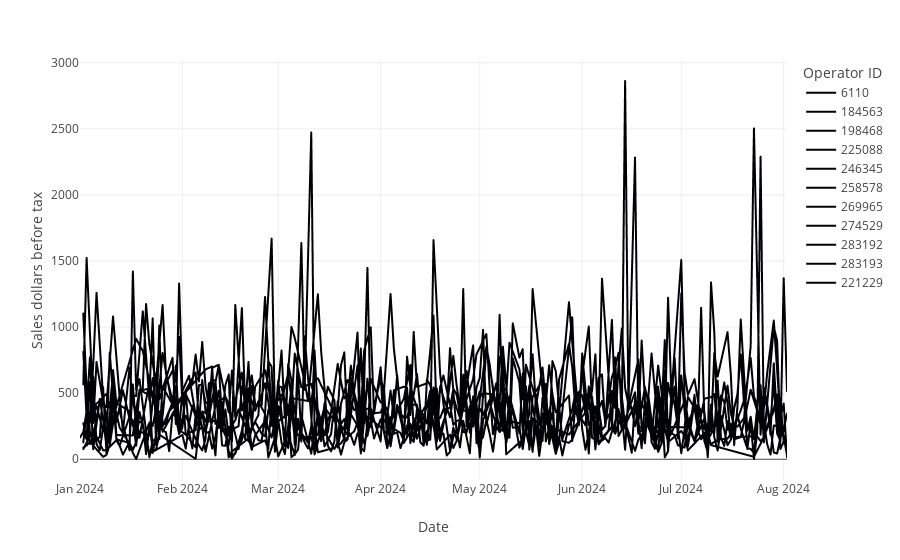

The notebook cell saved with this chart:
### Code cell
daily_df = df.groupby(by=['Date','Operator ID'])[target].sum().reset_index()
fig = px.line(daily_df, x="Date", y=target, color='Operator ID')
fig

### Figure 1 — Plotly figure (JSON) as saved in the notebook; plotly's stock layout.template omitted (floating-point values rounded to 4 significant figures; data arrays with more than 128 entries replaced by an {"elided": "..."} marker saying what was removed)
{"data": [{"hovertemplate": "Operator ID=6110<br>Date=%{x}<br>Sales dollars before tax=%{y}<extra></extra>", "legendgroup": "6110", "line": {"color": "#000001", "dash": "solid"}, "marker": {"symbol": "circle"}, "mode": "lines", "name": "6110", "showlegend": true, "type": "scattergl", "x": {"elided": "210 str values"}, "xaxis": "x", "y": {"elided": "210 float values"}, "yaxis": "y"}, {"hovertemplate": "Operator ID=184563<br>Date=%{x}<br>Sales dollars before tax=%{y}<extra></extra>", "legendgroup": "184563", "line": {"color": "#000002", "dash": "solid"}, "marker": {"symbol": "circle"}, "mode": "lines", "name": "184563", "showlegend": true, "type": "scattergl", "x": {"elided": "164 str values"}, "xaxis": "x", "y": {"elided": "164 float values"}, "yaxis": "y"}, {"hovertemplate": "Operator ID=198468<br>Date=%{x}<br>Sales dollars before tax=%{y}<extra></extra>", "legendgroup": "198468", "line": {"color": "#000003", "dash": "solid"}, "marker": {"symbol": "circle"}, "mode": "lines", "name": "198468", "showlegend": true, "type": "scattergl", "x": {"elided": "153 str values"}, "xaxis": "x", "y": {"elided": "153 float values"}, "yaxis": "y"}, {"hovertemplate": "Operator ID=225088<br>Date=%{x}<br>Sales dollars before tax=%{y}<extra></extra>", "legendgroup": "225088", "line": {"color": "#000004", "dash": "solid"}, "marker": {"symbol": "circle"}, "mode": "lines", "name": "225088", "showlegend": true, "type": "scattergl", "x": ["2024-01-02T00:00:00", "2024-01-03T00:00:00", "2024-01-05T00:00:00", "2024-01-09T00:00:00", "2024-01-10T00:00:00", "2024-01-11T00:00:00", "2024-01-12T00:00:00", "2024-01-14T00:00:00", "2024-01-16T00:00:00", "2024-01-17T00:00:00", "2024-01-18T00:00:00", "2024-01-20T00:00:00", "2024-01-22T00:00:00", "2024-01-23T00:00:00", "2024-01-24T00:00:00", "2024-01-25T00:00:00", "2024-01-29T00:00:00", "2024-01-30T00:00:00", "2024-01-31T00:00:00", "2024-02-01T00:00:00", "2024-02-03T00:00:00", "2024-02-05T00:00:00", "2024-02-06T00:00:00"], "xaxis": "x", "y": [566.1, 1524.0, 396.1, 494.2, 388.8, 646.6, 281.6, 521.8, 306.7, 481.0, 478.2, 1119.0, 446.9, 614.3, 426.6, 454.4, 767.4, 266.9, 1330.0, 516.8, 631.8, 335.2, 298.4], "yaxis": "y"}, {"hovertemplate": "Operator ID=246345<br>Date=%{x}<br>Sales dollars before tax=%{y}<extra></extra>", "legendgroup": "246345", "line": {"color": "#000005", "dash": "solid"}, "marker": {"symbol": "circle"}, "mode": "lines", "name": "246345", "showlegend": true, "type": "scattergl", "x": {"elided": "136 str values"}, "xaxis": "x", "y": {"elided": "136 float values"}, "yaxis": "y"}, {"hovertemplate": "Operator ID=258578<br>Date=%{x}<br>Sales dollars before tax=%{y}<extra></extra>", "legendgroup": "258578", "line": {"color": "#000006", "dash": "solid"}, "marker": {"symbol": "circle"}, "mode": "lines", "name": "258578", "showlegend": true, "type": "scattergl", "x": ["2024-01-02T00:00:00", "2024-01-03T00:00:00", "2024-01-04T00:00:00", "2024-01-08T00:00:00", "2024-01-09T00:00:00", "2024-01-10T00:00:00", "2024-01-11T00:00:00", "2024-01-13T00:00:00", "2024-01-16T00:00:00", "2024-01-17T00:00:00", "2024-01-18T00:00:00", "2024-01-22T00:00:00", "2024-01-23T00:00:00", "2024-01-24T00:00:00", "2024-01-25T00:00:00", "2024-02-05T00:00:00", "2024-02-06T00:00:00", "2024-02-07T00:00:00", "2024-02-08T00:00:00", "2024-02-12T00:00:00", "2024-02-13T00:00:00", "2024-02-14T00:00:00", "2024-02-15T00:00:00", "2024-02-16T00:00:00", "2024-02-19T00:00:00", "2024-02-20T00:00:00", "2024-02-21T00:00:00", "2024-02-22T00:00:00", "2024-02-26T00:00:00", "2024-02-27T00:00:00", "2024-02-28T00:00:00", "2024-02-29T00:00:00", "2024-03-02T00:00:00", "2024-03-04T00:00:00", "2024-03-05T00:00:00", "2024-03-06T00:00:00", "2024-03-07T00:00:00", "2024-03-08T00:00:00", "2024-03-11T00:00:00", "2024-03-12T00:00:00", "2024-03-13T00:00:00", "2024-03-18T00:00:00", "2024-03-20T00:00:00", "2024-03-21T00:00:00", "2024-03-23T00:00:00", "2024-03-25T00:00:00", "2024-03-26T00:00:00", "2024-03-27T00:00:00", "2024-03-28T00:00:00", "2024-04-01T00:00:00", "2024-04-03T00:00:00", "2024-04-04T00:00:00", "2024-04-06T00:00:00", "2024-04-08T00:00:00", "2024-04-09T00:00:00", "2024-04-11T00:00:00", "2024-04-13T00:00:00", "2024-04-15T00:00:00", "2024-04-16T00:00:00", "2024-04-17T00:00:00", "2024-04-18T00:00:00", "2024-04-22T00:00:00", "2024-04-23T00:00:00", "2024-04-24T00:00:00", "2024-04-25T00:00:00", "2024-04-27T00:00:00", "2024-04-29T00:00:00", "2024-04-30T00:00:00", "2024-05-01T00:00:00", "2024-05-02T00:00:00", "2024-05-04T00:00:00", "2024-05-06T00:00:00", "2024-05-07T00:00:00", "2024-05-08T00:00:00", "2024-05-09T00:00:00", "2024-05-14T00:00:00", "2024-05-16T00:00:00", "2024-05-17T00:00:00", "2024-05-18T00:00:00", "2024-05-20T00:00:00", "2024-05-21T00:00:00", "2024-05-22T00:00:00", "2024-05-23T00:00:00", "2024-05-28T00:00:00", "2024-06-03T00:00:00", "2024-06-04T00:00:00", "2024-06-05T00:00:00", "2024-06-06T00:00:00", "2024-06-10T00:00:00", "2024-06-11T00:00:00", "2024-06-12T00:00:00", "2024-06-17T00:00:00", "2024-06-18T00:00:00", "2024-06-19T00:00:00", "2024-06-20T00:00:00", "2024-06-22T00:00:00", "2024-06-24T00:00:00", "2024-06-25T00:00:00", "2024-06-26T00:00:00", "2024-06-27T00:00:00", "2024-07-01T00:00:00", "2024-07-02T00:00:00", "2024-07-03T00:00:00", "2024-07-08T00:00:00", "2024-07-10T00:00:00", "2024-07-12T00:00:00", "2024-07-15T00:00:00", "2024-07-16T00:00:00", "2024-07-17T00:00:00", "2024-07-24T00:00:00", "2024-07-25T00:00:00", "2024-07-26T00:00:00", "2024-07-27T00:00:00", "2024-07-29T00:00:00", "2024-07-30T00:00:00", "2024-07-31T00:00:00", "2024-08-01T00:00:00"], "xaxis": "x", "y": [88.7, 104.4, 131.8, 18.14, 33.09, 110.3, 456.9, 238.8, 114.4, 49.12, 1.89, 277.2, 68.88, 71.26, 186.2, 3.46, 222.4, 243.9, 56.3, 518.5, 277.5, 248.5, 59.35, 4.99, 145.0, 474.0, 263.9, 92.95, 142.8, 78.08, 443.4, 412.4, 488.4, 402.6, 15.32, 37.83, 72.83, 330.8, 41.8, 256.6, 52.51, 86.78, 120.5, 158.2, 708.5, 277.1, 44.04, 294.2, 321.4, 242.6, 321.8, 97.76, 410.6, 202.5, 198.1, 131.2, 379.0, 109.0, 417.9, 268.3, 73.67, 185.5, 85.45, 137.7, 307.8, 668.4, 273.2, 386.3, 12.45, 294.4, 432.6, 255.6, 775.8, 779.2, 37.41, 149.2, 289.7, 56.43, 492.3, 138.0, 569.6, 114.8, 238.3, 186.9, 388.6, 426.5, 202.1, 112.8, 248.6, 770.8, 175.4, 410.5, 227.9, 246.5, 120.6, 800.7, 236.8, 258.5, 232.2, 128.9, 214.1, 176.3, 66.85, 198.9, 115.2, 147.6, 156.8, 193.5, 169.1, 173.1, 136.8, 163.0, 421.3, 51.33, 42.93, 165.2, 216.0], "yaxis": "y"}, {"hovertemplate": "Operator ID=269965<br>Date=%{x}<br>Sales dollars before tax=%{y}<extra></extra>", "legendgroup": "269965", "line": {"color": "#000007", "dash": "solid"}, "marker": {"symbol": "circle"}, "mode": "lines", "name": "269965", "showlegend": true, "type": "scattergl", "x": {"elided": "137 str values"}, "xaxis": "x", "y": {"elided": "137 float values"}, "yaxis": "y"}, {"hovertemplate": "Operator ID=274529<br>Date=%{x}<br>Sales dollars before tax=%{y}<extra></extra>", "legendgroup": "274529", "line": {"color": "#000008", "dash": "solid"}, "marker": {"symbol": "circle"}, "mode": "lines", "name": "274529", "showlegend": true, "type": "scattergl", "x": {"elided": "155 str values"}, "xaxis": "x", "y": {"elided": "155 float values"}, "yaxis": "y"}, {"hovertemplate": "Operator ID=283192<br>Date=%{x}<br>Sales dollars before tax=%{y}<extra></extra>", "legendgroup": "283192", "line": {"color": "#000009", "dash": "solid"}, "marker": {"symbol": "circle"}, "mode": "lines", "name": "283192", "showlegend": true, "type": "scattergl", "x": {"elided": "150 str values"}, "xaxis": "x", "y": {"elided": "150 float values"}, "yaxis": "y"}, {"hovertemplate": "Operator ID=283193<br>Date=%{x}<br>Sales dollars before tax=%{y}<extra></extra>", "legendgroup": "283193", "line": {"color": "#000010", "dash": "solid"}, "marker": {"symbol": "circle"}, "mode": "lines", "name": "283193", "showlegend": true, "type": "scattergl", "x": ["2024-01-03T00:00:00", "2024-01-04T00:00:00", "2024-01-05T00:00:00", "2024-01-06T00:00:00", "2024-01-08T00:00:00", "2024-01-09T00:00:00", "2024-01-10T00:00:00", "2024-01-18T00:00:00", "2024-01-20T00:00:00", "2024-01-25T00:00:00", "2024-01-27T00:00:00", "2024-01-28T00:00:00", "2024-02-08T00:00:00", "2024-02-10T00:00:00", "2024-02-11T00:00:00"], "xaxis": "x", "y": [292.2, 339.5, 334.3, 402.1, 215.9, 203.9, 225.3, 911.5, 819.7, 255.1, 269.3, 362.6, 680.2, 701.7, 267.3], "yaxis": "y"}, {"hovertemplate": "Operator ID=221229<br>Date=%{x}<br>Sales dollars before tax=%{y}<extra></extra>", "legendgroup": "221229", "line": {"color": "#000001", "dash": "solid"}, "marker": {"symbol": "circle"}, "mode": "lines", "name": "221229", "showlegend": true, "type": "scattergl", "x": ["2024-01-20T00:00:00", "2024-01-21T00:00:00", "2024-01-22T00:00:00", "2024-01-24T00:00:00", "2024-01-26T00:00:00", "2024-01-27T00:00:00", "2024-01-28T00:00:00", "2024-01-29T00:00:00", "2024-01-30T00:00:00", "2024-01-31T00:00:00", "2024-02-01T00:00:00", "2024-02-02T00:00:00", "2024-02-04T00:00:00", "2024-02-05T00:00:00", "2024-02-06T00:00:00", "2024-02-07T00:00:00", "2024-02-08T00:00:00", "2024-02-09T00:00:00", "2024-02-11T00:00:00", "2024-02-12T00:00:00", "2024-02-14T00:00:00", "2024-02-15T00:00:00", "2024-02-16T00:00:00", "2024-02-18T00:00:00", "2024-02-19T00:00:00", "2024-02-21T00:00:00", "2024-02-22T00:00:00", "2024-02-23T00:00:00", "2024-02-25T00:00:00", "2024-02-28T00:00:00", "2024-02-29T00:00:00", "2024-03-01T00:00:00", "2024-03-02T00:00:00", "2024-03-03T00:00:00", "2024-03-05T00:00:00", "2024-03-06T00:00:00", "2024-03-09T00:00:00", "2024-03-10T00:00:00", "2024-03-13T00:00:00", "2024-03-14T00:00:00", "2024-03-15T00:00:00", "2024-03-16T00:00:00", "2024-03-17T00:00:00", "2024-03-19T00:00:00", "2024-03-21T00:00:00", "2024-03-22T00:00:00", "2024-03-24T00:00:00"], "xaxis": "x", "y": [531.0, 1175.0, 869.5, 582.2, 1167.0, 649.5, 545.2, 440.9, 553.8, 220.9, 284.1, 511.4, 580.3, 792.5, 589.6, 888.0, 553.1, 399.8, 29.43, 433.6, 473.8, 420.7, 225.3, 250.2, 551.2, 302.8, 556.3, 404.9, 410.1, 1669.0, 308.6, 544.4, 822.4, 314.8, 1001.0, 918.0, 587.4, 441.0, 1249.0, 812.8, 542.2, 202.4, 359.9, 721.2, 460.6, 492.2, 370.9], "yaxis": "y"}], "layout": {"legend": {"title": {"text": "Operator ID"}, "tracegroupgap": 0}, "margin": {"t": 60}, "xaxis": {"anchor": "y", "domain": [0, 1], "title": {"text": "Date"}}, "yaxis": {"anchor": "x", "domain": [0, 1], "title": {"text": "Sales dollars before tax"}}}}
